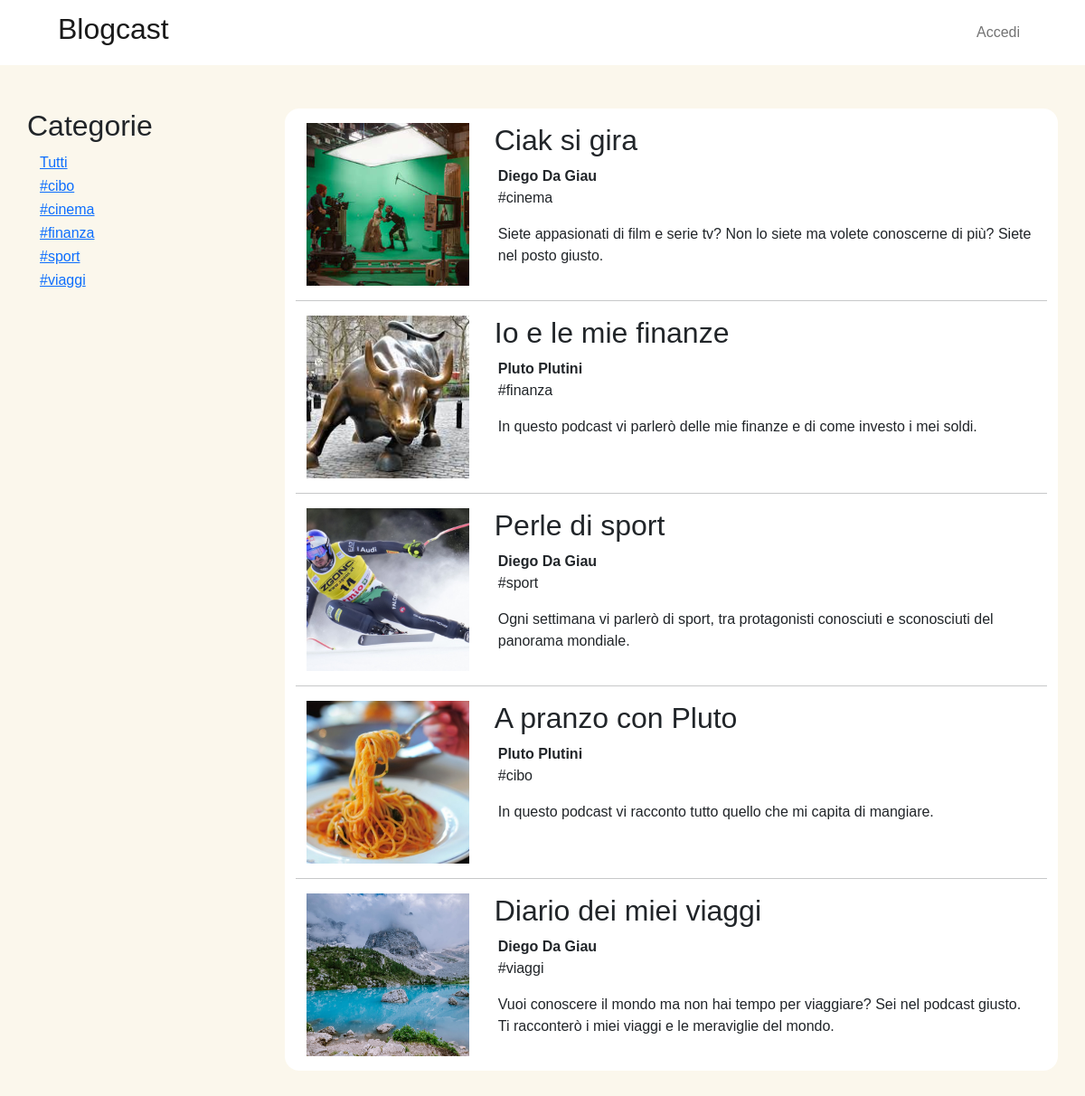
The page / on the database its author committed.
### tables this page shows
CREATE TABLE "PODCASTS" (
	"PdId"	INTEGER,
	"Title"	TEXT NOT NULL,
	"Img"	TEXT NOT NULL,
	"Description"	TEXT NOT NULL,
	"Category"	TEXT NOT NULL,
	"UserId"	INTEGER NOT NULL,
	FOREIGN KEY("UserId") REFERENCES "USERS"("UserId"),
	PRIMARY KEY("PdId")
);

CREATE TABLE "USERS" (
	"UserId"	INTEGER,
	"Email"	TEXT NOT NULL UNIQUE,
	"Name"	TEXT,
	"Surname"	TEXT,
	"Creator"	TEXT NOT NULL CHECK("Creator" = 'Yes' OR "Creator" = 'No'),
	"Password"	TEXT NOT NULL,
	PRIMARY KEY("UserId" AUTOINCREMENT)
);

### app.py (the view)
@app.route('/')
def home():
    podcasts = podcast_dao.get_podcasts_users()
    return render_template("home.html", podcasts=podcasts)

### podcast_dao.py (called while the page is built)
def get_podcasts_users():
    sql = "SELECT * \
        FROM PODCASTS P, USERS U \
        WHERE P.UserId = U.UserId \
        ORDER BY PdId DESC;"
    conn = sqlite3.connect("db/podcast.db")
    conn.row_factory = sqlite3.Row
    cursor = conn.cursor()
    cursor.execute(sql)
    posts_users = cursor.fetchall()
    cursor.close()
    conn.close()
    return posts_users

### templates/home.html (shortened to what this page needs)
{% extends 'base.html' %}
{% block css %}
    <link rel="stylesheet" type="text/css" href="{{ url_for('static', filename='home.css') }}">
{% endblock %}
{% block corpo %}
    <main class="col-9 rounded-4" aria-label="Lista dei podcast">
        {% for podcast in podcasts %}
            <article class="container position-relative my-3 Podcast" aria-label="{{ podcast['Title'] }}">
                <div class="row">
                    <div class="col-3 m-auto">
                        <img src="{{ url_for('static', filename=podcast['Img']) }}" alt="Immagine podcast" class="ImageMain img-fluid">
                    </div>
                    <div class="col-9">
                        <h2>{{ podcast['Title'] |e}}</h2>
                        <p class="my-0 ps-1">
                            <strong>{{ podcast['Name'] |e }} {{ podcast['Surname'] |e }}</strong>
                        </p>
                        <p class="Category my-0 ps-1">
                            #{{ podcast['Category'] |e}}
                        </p>
                        <p class="mb-0 mt-3 ps-1">
                            {{ podcast['Description'] |e }}
                        </p>
                    </div>
                </div>
            </article>
        {% endfor %}
    </main>
    <aside class="col px-0 order-first">
        <h2>Categorie</h2>
        <ul class="list-unstyled mx-2">
            <li><button class="ButtonLink" title="" class="link-primary text-decoration-none">Tutti</a></li>
        </ul>
    </aside>
{% endblock %}

### templates/base.html (shortened to what this page needs)
<!DOCTYPE html>
<html lang="it">
    <head>
        <link href="https://cdn.jsdelivr.net/npm/bootstrap@5.2.2/dist/css/bootstrap.min.css" rel="stylesheet">
        <link rel="stylesheet" type="text/css" href="{{ url_for('static', filename='base.css') }}">
        {% block css %}
        {% endblock %}
    </head>
    <body>
        <header>
            <nav class="navbar navbar-expand-lg">
                <div class="container-fluid px-5">
                    <a class="navbar-brand ms-3" href="{{ url_for('home') }}" title="Home" aria-label="Home button">
                        <h1>Blogcast</h1>
                    </a>
                    <div class="collapse navbar-collapse mx-3" id="navbarSupportedContent">
                        <ul class="navbar-nav ms-auto">
                            {% if not current_user.is_authenticated %}
                                <li class="nav-item">
                                    <button type="button" class="nav-link NudeButton" data-bs-toggle="modal" data-bs-target="#modalAccess" aria-label="Accedi">Accedi</button>
                                </li>
                            {% endif %}
                        </ul>
                    </div>
                </div>
            </nav>
        </header>
        <div class="container py-5">
            <div class="row">
                {% block corpo %}
                {% endblock %}
            </div>
        </div>
    </body>
</html>

### static/base.css (style rules this page uses)
html { width: 100%; height: 100%; }
body { background-color: #fbf7ec; font-family: "Ember", "Helvetica", "Arial", "sans-serif"; }
header { background-color: white; }
h1 { font-size: 2rem; }
.NudeButton { background-color: inherit; border: none; }
.ButtonLink { color: #0d6efd; text-decoration: underline; border: none; background-color: inherit; }
.ImageMain { height: 180px; width: 180px; object-fit: cover; }

### static/home.css (style rules this page uses)
main { background-color: white; }

### rows shown on the page
PODCASTS: Img (picture), Title "Ciak si gira", Name "Diego", Surname "Da Giau", Category "cinema", Description "Siete appasionati di film e serie tv? Non lo siete ma volete conoscerne di più? Siete nel posto giusto."
PODCASTS: Img (picture), Title "Io e le mie finanze", Name "Pluto", Surname "Plutini", Category "finanza", Description "In questo podcast vi parlerò delle mie finanze e di come investo i mei soldi."
PODCASTS: Img (picture), Title "Perle di sport", Name "Diego", Surname "Da Giau", Category "sport", Description "Ogni settimana vi parlerò di sport, tra protagonisti conosciuti e sconosciuti del panorama mondiale."
PODCASTS: Img (picture), Title "A pranzo con Pluto", Name "Pluto", Surname "Plutini", Category "cibo", Description "In questo podcast vi racconto tutto quello che mi capita di mangiare."
PODCASTS: Img (picture), Title "Diario dei miei viaggi", Name "Diego", Surname "Da Giau", Category "viaggi", Description "Vuoi conoscere il mondo ma non hai tempo per viaggiare? Sei nel podcast giusto. Ti racconterò i miei viaggi e le meraviglie del mondo."
